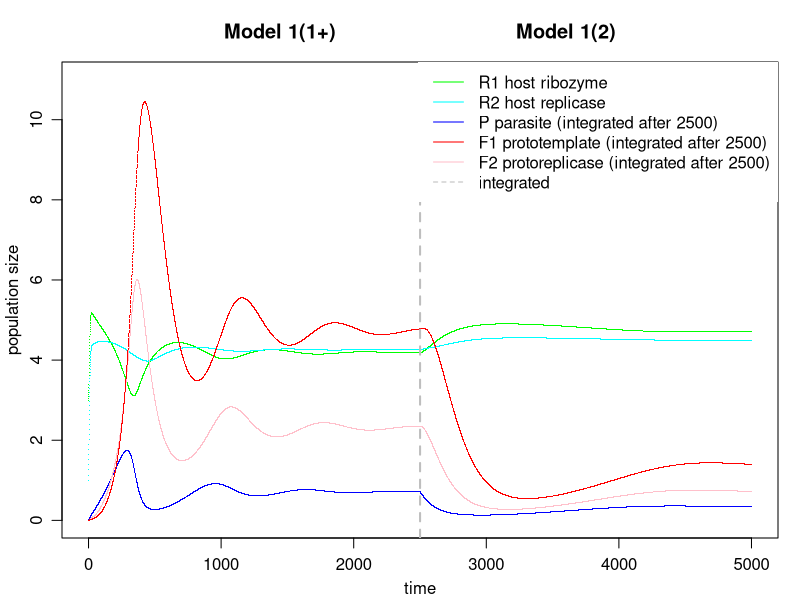

R code for this plot:
# R code to generate the figures of the manuscript
#
# Birth of immunity in early life: stepwise emergence of resistance and
# immunity to complex molecular parasites via progressively degenerating
# hyperparasites
#
# Copyright (c) 2023, Christian Iseli, Bernard Conrad, Joseph A. Curran and Magnus Pirovino
#

# Model 1(1+) stabilized host-parasite-hyperparasite cycle

dt <- 0.5
m <- 10000
a <- 0.05
b <- 0.06
c <- 0.07
d <- 0.05
e <- 0.1
alpha <- 0.005 # inflow rate of parasite P into habitat
beta <- 0.1 # trigger parameter of replicase R2 producing F1 upon encounter with P
delta_1 <- 0.07
delta_2 <- 0.0005
delta_3 <- 0.05
d_R2 <- 0.01 
d_R1 <- 0.01 
d_P <- 0.01
d_F1 <- 0.01
d_F2 <- 0.01   
q_P <- 2
q_F1 <- 10.0
q_F2 <- 10.0
K <- 10.0

# initial conditions setting:
R2_0 <- 1.0
R1_0 <- 3.0
P_0 <- 0.0
F1_0 <- 0.0
F2_0 <- 0.0

pdf('Fig3.pdf',paper="a4r",width=0,height=0)
op <- par(mfrow = c(1,1), mgp = c(2,.8,0), mar = 0.1+c(3,3,3,1))

# Construct first row of results

r <- as.data.frame(matrix(
  c(0.0,
    R2_0,
    R1_0,
    P_0,
    F1_0,
    F2_0),
  nrow=1, ncol=6, byrow=TRUE))

colnames(r) <- c("t","R2","R1","P","F1","F2")

# Construct more rows, based on the last one

for (k in 1:m) {
  if (k == 5001) { alpha <- 0.0 }
  Pi_uppercase <- (1 - (r$R1[k] + r$R2[k] + r$P[k] / q_P + r$F1[k] / q_F1 + r$F2[k] / q_F2) / K)
  R2 <- r$R2[k] + dt * ((a * r$R1[k] * r$R1[k] - delta_2 * r$R1[k] *r$F1[k]) * Pi_uppercase         - d_R2 * r$R2[k])
  R1 <- r$R1[k] + dt * ((b * r$R2[k] * r$R1[k] - delta_1 * r$R2[k] *r$P[k])  * Pi_uppercase         - d_R1 * r$R1[k])
  P  <- r$P[k]  + dt * ((c * r$R2[k] * r$P[k]  - delta_3 * r$F2[k] *r$P[k])  * Pi_uppercase + alpha - d_P  * r$P[k])
  F1 <- r$F1[k] + dt * ((d * r$F2[k] * r$P[k]  + beta    * r$R2[k] *r$P[k])  * Pi_uppercase         - d_F1 * r$F1[k])
  F2 <- r$F2[k] + dt * ( e * r$R1[k] * r$F1[k]                               * Pi_uppercase         - d_F2 * r$F2[k])
  t  <- r$t[k] + dt

  # create the full row and add
  y <- cbind(t, R2, R1, P, F1, F2, deparse.level = 0)
  colnames(y) <- c("t","R2","R1","P","F1","F2")
  r <- rbind(r, y)
}

# plot the computed data
plot(r$t,r$R1,col="green", main="Model 1(1+)                              Model 1(2)", xlab="time", ylab="population size", pch=".", ylim=c(0,11))
points(r$t,r$R2,col="cyan", pch=".")
points(r$t,r$P,col="blue", pch=".")
points(r$t,r$F1,col="pink", pch=".")
points(r$t,r$F2,col="red", pch=".")
abline(v=5001*dt, col="grey", lty=2, lwd=2)
legend("topright",
       c("R1 host ribozyme", "R2 host replicase", "P parasite (integrated after 2500)", "F1 prototemplate (integrated after 2500)", "F2 protoreplicase (integrated after 2500)", "integrated"),
       lty = c(1, 1, 1, 1, 1, 2),
       col = c("green","cyan","blue","red","pink","grey"),
       box.lwd = 0)

dev.off()
#
